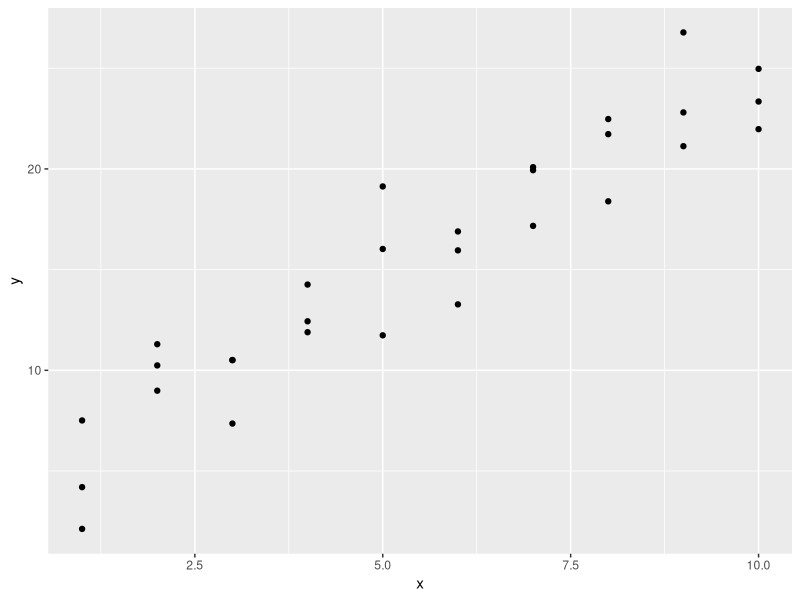
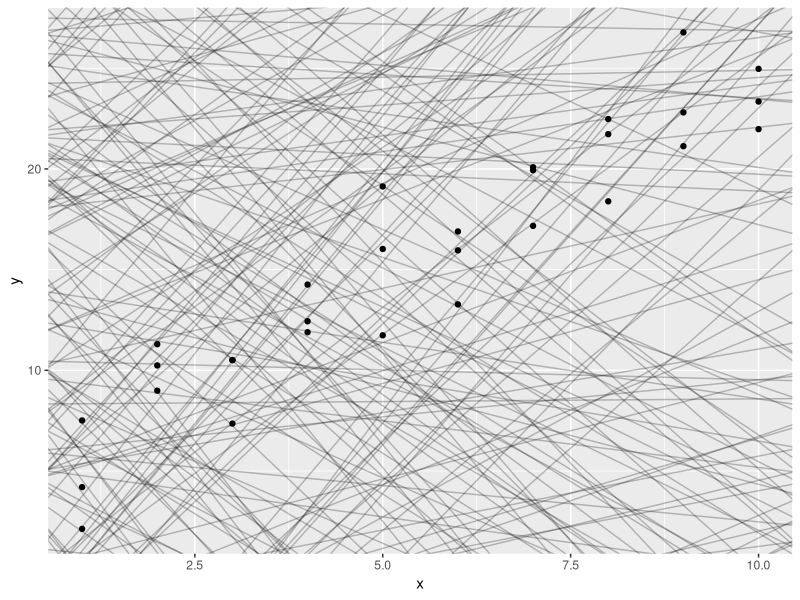
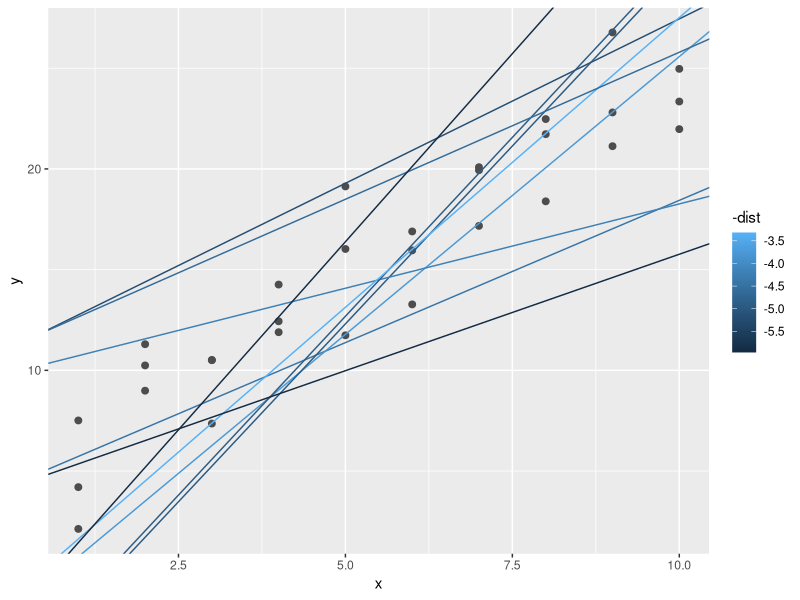
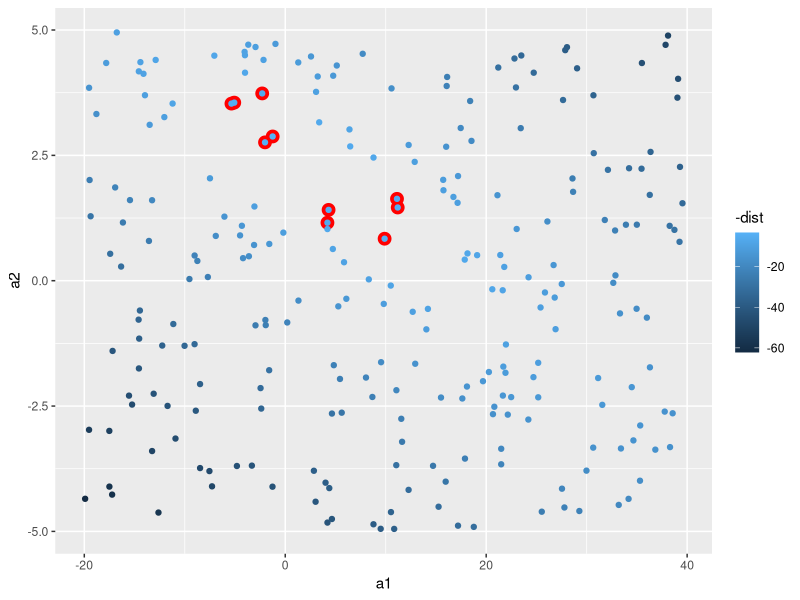
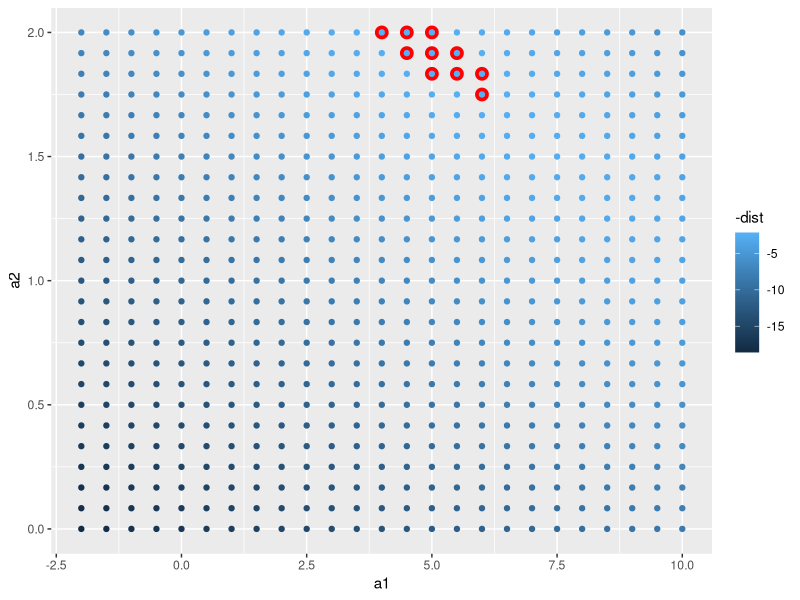
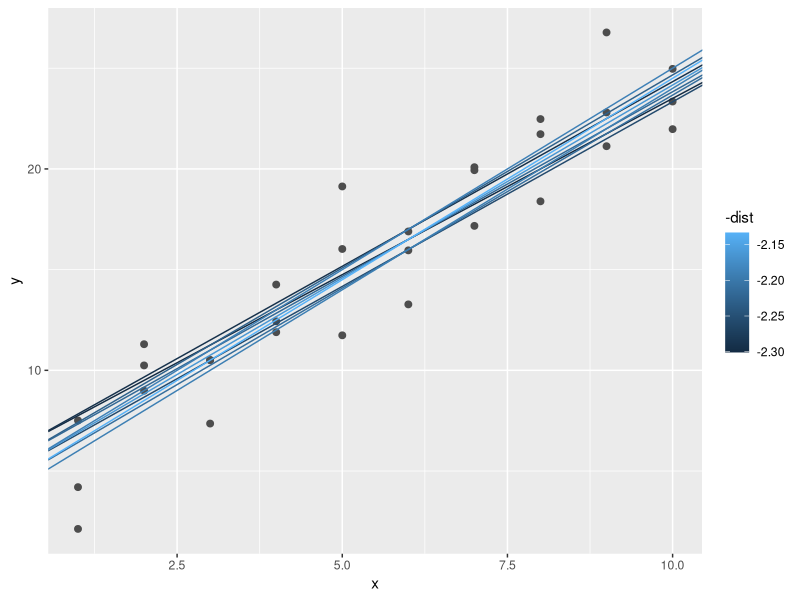
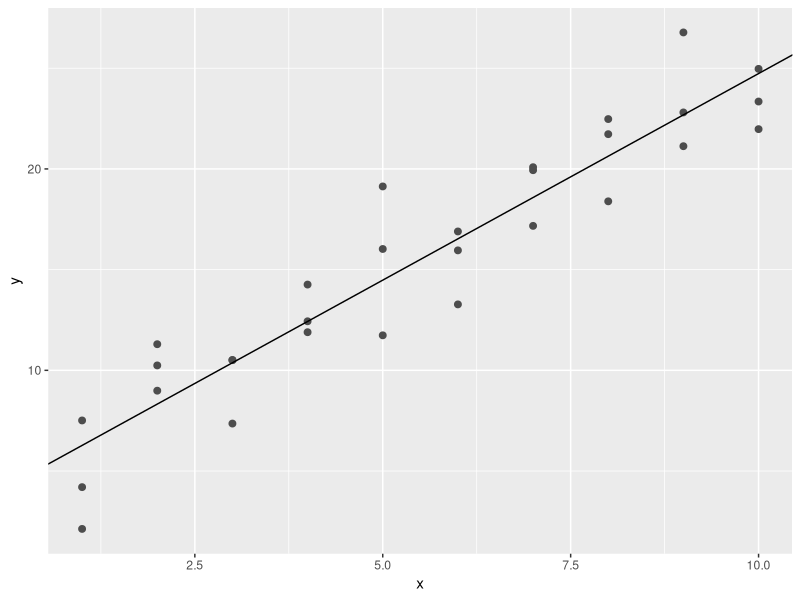
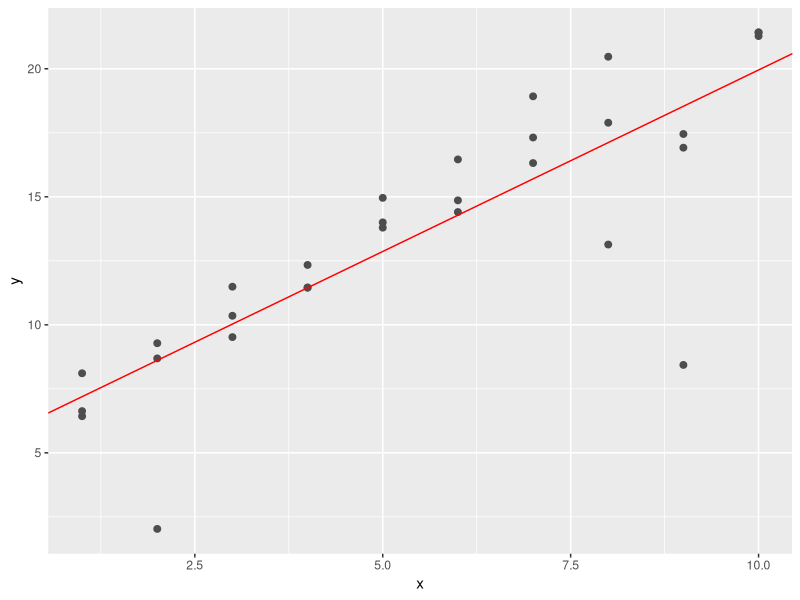

Source code (R) for these figures, in order: (Note: this script raises an error after producing the figures.)
## ---- chunk 1
library(tidyverse)

library(modelr)
options(na.action = na.warn)
## ---- chunk 2
ggplot(sim1, aes(x, y)) +
  geom_point()
## ---- chunk 3
cor(sim1$x, sim1$y)
## ---- chunk 4
models <- tibble(
  a1 = runif(250, -20, 40),
  a2 = runif(250, -5, 5)
)

ggplot(sim1, aes(x, y)) + 
  geom_abline(
    aes(intercept = a1, slope = a2), 
    data = models, alpha = 1/4
  ) +
  geom_point()
## ---- chunk 5
model1 <- function(a, data) {
  a[1] + data$x * a[2]
}

model1(c(7, 1.5), sim1)
## ---- chunk 6
measure_distance <- function(mod, data) {
  diff <- data$y - model1(mod, data)
  sqrt(mean(diff ^ 2))
}
measure_distance(c(7, 1.5), sim1)
## ---- chunk 7
sim1_dist <- function(a1, a2) {
  measure_distance(c(a1, a2), sim1)
}

models <- models %>% 
  mutate(dist = purrr::map2_dbl(a1, a2, sim1_dist))
models
## ---- chunk 8
ggplot(sim1, aes(x, y)) + 
  geom_point(size = 2, color = "grey30") + 
  geom_abline(
    aes(intercept = a1, slope = a2, color = -dist), 
    data = filter(models, rank(dist) <= 10)
  )
## ---- chunk 9
ggplot(models, aes(a1, a2)) +
  geom_point(data = filter(models, rank(dist) <= 10), size = 4, colour = "red") +
  geom_point(aes(colour = -dist))
## ---- chunk 10
grid <- expand.grid(
  a1 = seq(-2, 10, length = 25),
  a2 = seq(0, 2, length = 25)
  ) %>% 
  mutate(dist = purrr::map2_dbl(a1, a2, sim1_dist))

grid %>% 
  ggplot(aes(a1, a2)) +
  geom_point(data = filter(grid, rank(dist) <= 10), size = 4, colour = "red") +
  geom_point(aes(colour = -dist)) 
## ---- chunk 11
ggplot(sim1, aes(x, y)) + 
  geom_point(size = 2, colour = "grey30") + 
  geom_abline(
    aes(intercept = a1, slope = a2, colour = -dist), 
    data = filter(grid, rank(dist) <= 10)
  )
## ---- chunk 12
sim1_mod <- lm(y ~ x, data = sim1)
coef(sim1_mod)
## ---- chunk 13
ggplot(sim1, aes(x, y)) + 
  geom_point(size = 2, colour = "grey30") + 
  geom_abline(intercept = coef(sim1_mod)[1], slope = coef(sim1_mod)[2])
## ---- chunk 14
sim1a <- tibble(
  x = rep(1:10, each = 3),
  y = x * 1.5 + 6 + rt(length(x), df = 2)
)
## ---- chunk 15
sim1a_mod <- lm(y ~ x, sim1a)

ggplot(sim1a, aes(x, y)) + 
  geom_point(size = 2, color = "grey30") + 
  geom_abline(intercept = coef(sim1a_mod)[1], slope = coef(sim1a_mod)[2], color = "red")
## ---- chunk 16
simt <- function(i) {
  tibble(
    x = rep(1:10, each = 3),
    y = x * 1.5 + 6 + rt(length(x), df = 2),
    id = i
  )
}

sims <- map_df(1:15, simt)

ggplot(sims, aes(x, y)) +
  geom_point() +
  geom_smooth(method = "lm", color = "red") +
  facet_wrap(~id, ncol = 5)
## ---- chunk 17
sim_norm <- function(i) {
  tibble(
    x = rep(1:10, each = 3),
    y = x * 1.5 + 6 + rnorm(length(x)),
    .id = i
  )
}

simdf_norm <- map_df(1:12, sim_norm)

ggplot(simdf_norm, aes(x = x, y = y)) +
  geom_point() +
  geom_smooth(method = "lm", colour = "red") +
  facet_wrap(~.id, ncol = 4)
## ---- chunk 18
tibble(
  x = seq(-5, 5, length.out = 100),
  normal = dnorm(x),
  student_t = dt(x, df = 2)
) %>%
  gather(distribution, density, -x) %>%
  ggplot(aes(x = x, y = density, color = distribution)) +
  geom_line()
## ---- chunk 19
pnorm(2, lower.tail = FALSE)
## ---- chunk 20
pt(2, df = 2, lower.tail = FALSE)
## ---- chunk 21
measure_distance <- function(mod, data) {
  diff <- data$y - model1(mod, data)
  mean(abs(diff))
}
## ---- chunk 22
make_prediction <- function(mod, data) {
  mod[1] + mod[2] * data$x
}
## ---- chunk 23
best <- optim(c(0, 0), measure_distance, data = sim1a)
best$par
## ---- chunk 24
measure_distance_ls <- function(mod, data) {
  diff <- data$y - (mod[1] + mod[2] * data$x)
  sqrt(mean(diff^2))
}

best <- optim(c(0, 0), measure_distance_ls, data = sim1a)
best$par
## ---- chunk 25
model3 <- function(a, data) {
  a[1] + data$x * a[2] + a[3]
}
## ---- chunk 26
measure_distance_3 <- function(a, data) {
  diff <- data$y - model3(a, data)
  sqrt(mean(diff^2))
}
## ---- chunk 27
best3a <- optim(c(0, 0, 0), measure_distance_3, data = sim1)
best3a$par

best3b <- optim(c(0, 0, 1), measure_distance_3, data = sim1)
best3b$par

best3c <- optim(c(0, 0, 5), measure_distance_3, data = sim1)
best3c$par
## ---- chunk 28
grid <- sim1 %>%
  data_grid(x)
## ---- chunk 29
grid <- grid %>%
  add_predictions(sim1_mod) # sim1_mod --- это модель
## ---- chunk 30
ggplot(sim1, aes(x)) +
  geom_point(aes(y = y)) +
  geom_line(aes(y = pred), data = grid, color = "red", size = 1)
## ---- chunk 31
sim1 <- sim1 %>%
  add_residuals(sim1_mod)
## ---- chunk 32
ggplot(sim1, aes(resid)) + 
  geom_freqpoly(binwidth = 0.5)
## ---- chunk 33
ggplot(sim1, aes(x, resid)) + 
  geom_ref_line(h = 0) +
  geom_point()
## ---- chunk 34
sim1_loess <- loess(y ~ x, data = sim1)
sim1_lm <- lm(y ~ x, data = sim1)
## ---- chunk 35
grid_loess <- sim1 %>%
  add_predictions(sim1_loess)
## ---- chunk 36
sim1 <- sim1 %>%
  add_residuals(sim1_lm) %>%
  add_predictions(sim1_lm) %>%
  add_residuals(sim1_loess, var = "resid_loess") %>%
  add_predictions(sim1_loess, var = "pred_loess")
## ---- chunk 37
ggplot(sim1, aes(x, y)) + 
  geom_point(size = 2, color = "grey30") + 
  geom_smooth(se = F, size = 2, color = "blue") +
  geom_line(aes(x, pred), data = grid_loess, color = "red") +
  geom_line(aes(y = pred), data = grid, color = "green")
## ---- chunk 38
ggplot(sim1, aes(x = x)) +
  geom_ref_line(h = 0) +
  geom_point(aes(y = resid)) +
  geom_point(aes(y = resid_loess), colour = "red")
## ---- chunk 39
sim1_mod <- lm(y ~ x, data = sim1)
grid <- sim1 %>%
  data_grid(x)
## ---- chunk 40
grid %>%
  add_predictions(sim1_mod, var = "pred_lm") %>%
  add_predictions(sim1_loess, var = "pred_loess")
## ---- chunk 41
grid %>%
  gather_predictions(sim1_mod, sim1_loess)
## ---- chunk 42
grid %>%
  spread_predictions(sim1_mod, sim1_loess)
## ---- chunk 43
grid %>%
  gather_predictions(sim1_mod, sim1_loess) %>%
  spread(model, pred)
## ---- chunk 44
sim1_mod <- lm(y ~ x, data = sim1)

sim1 <- sim1 %>%
  add_residuals(sim1_mod)

ggplot(sim1, aes(x = abs(resid))) +
  geom_freqpoly(binwidth = 0.5)
## ---- chunk 45
df <- tribble(
  ~y, ~x1, ~x2,
  4, 2, 5,
  5, 1, 6
)
model_matrix(df, y ~ x1)
## ---- chunk 46
model_matrix(df, y ~ x1 - 1)
## ---- chunk 47
model_matrix(df, y ~ x1 + x2)
## ---- chunk 48
df <- tribble(
  ~ sex, ~ response,
  "male", 1,
  "female", 2,
  "male", 1
)
model_matrix(df, response ~ sex)
## ---- chunk 49
ggplot(sim2) + 
  geom_point(aes(x, y))
## ---- chunk 50
mod2 <- lm(y ~ x, data = sim2)

grid <- sim2 %>% 
  data_grid(x) %>% 
  add_predictions(mod2)
grid
## ---- chunk 51
ggplot(sim2, aes(x)) + 
  geom_point(aes(y = y)) +
  geom_point(data = grid, aes(y = pred), colour = "red", size = 4)
## ---- chunk 52
tibble(x = "e") %>% 
  add_predictions(mod2)
